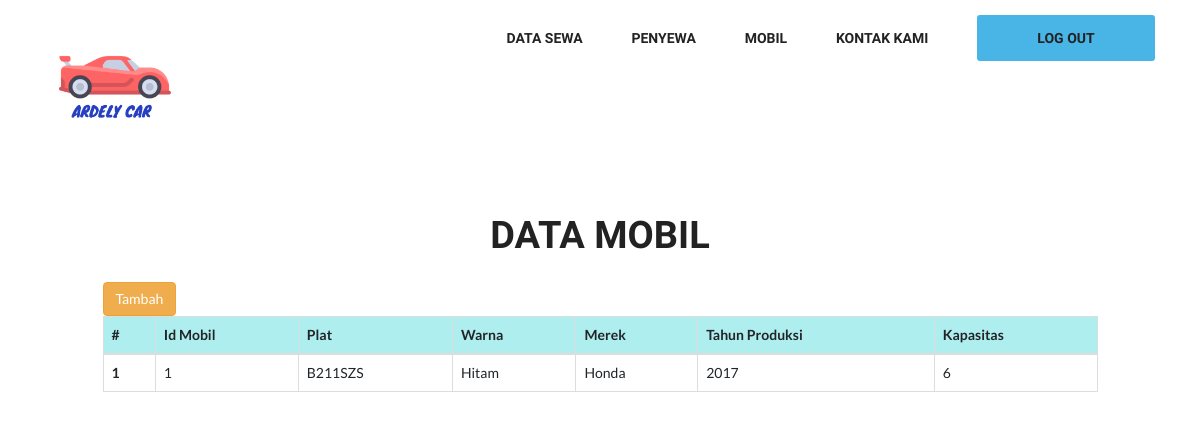
The app's page /HalamanAdminDataMobil.php with its own data.
### tables this page shows
CREATE TABLE `tb_mobil` (
  `id_mobil` int(5) NOT NULL,
  `plat` varchar(10) NOT NULL,
  `warna` varchar(10) NOT NULL,
  `merek` varchar(30) NOT NULL,
  `tahun_produksi` int(5) NOT NULL,
  `kapasitas` int(2) NOT NULL
);

### halamanAdminDataMobil.php (the view, shortened to what this page needs)
<!DOCTYPE html>
<html>
<head>
    <link rel="stylesheet" href="https://stackpath.bootstrapcdn.com/bootstrap/4.3.1/css/bootstrap.min.css">
	<link href="css/bootstrap.css" rel="stylesheet" type="text/css">
	<link href="css/style.css" rel="stylesheet" type="text/css">
	<link href="css/linecons.css" rel="stylesheet" type="text/css">
	<link href="css/font-awesome.css" rel="stylesheet" type="text/css">
	<link href="css/responsive.css" rel="stylesheet" type="text/css">
	<link href="css/animate.css" rel="stylesheet" type="text/css">
</head>
<body>
	<header id="header_outer">
		<div class="container">
			<div class="header_section">
				<div class="logo"><a href="javascript:void(0)"><img src="img/logo.png" width="140" alt=""></a></div>
				<nav class="nav" id="nav">
					<ul class="">
						<li><a href="halamanAdmin.php">Data Sewa</a></li>
						<li><a href="halamanAdminDataPenyewa.php">Penyewa</a></li>
						<li><a href="halamanAdminDataMobil.php">Mobil</a></li>
						<li><a href="halamanAdminKontak.php">Kontak Kami</a></li>
						<li><a href="logout.php" class="learn_more2">Log out</a></li>
					</ul>
				</nav>
				<a class="res-nav_click animated wobble wow" href="javascript:void(0)"><i class="fa-bars"></i></a> </div>
		</div>
	</header>
	<div class="row" style="margin-top: 10px">
		<div class="col-md-1"></div>
		<div class="col-md-10">
			<h2>DATA MOBIL</h2>
			<a href="FormTambahMobil.php" type="button" class="btn btn-warning">Tambah</a>
			<table class="table table-bordered" style="padding-top: 5 px">
			  <thead style="background-color: #AFEEEE">
			    <tr>
			      <th scope="col">#</th>
			      <th scope="col">Id Mobil</th>
			      <th scope="col">Plat</th>
			      <th scope="col">Warna</th>
			      <th scope="col">Merek</th>
			      <th scope="col">Tahun Produksi</th>
			      <th scope="col">Kapasitas</th>
			    </tr>
			  </thead>
			  <tbody>
			    <?php
			    include 'koneksi.php';
			    $no = 1;
			    $data = mysqli_query($koneksi,"select * from tb_mobil");
			    while ($d = mysqli_fetch_array($data)) {
			    ?>
			    <tr>
			      <th scope="row"><?php echo $no++;  ?></th>
			      <td><?php echo $d['id_mobil'];  ?></td>
			      <td><?php echo $d['plat'];  ?></td>
			      <td><?php echo $d['warna']; ?></td>
			      <td><?php  echo $d['merek']; ?></td>
			      <td><?php  echo $d['tahun_produksi']; ?></td>
			      <td><?php  echo $d['kapasitas']; ?></td>
			    </tr>
			    <?php }?>
			  </tbody>
			</table>
		</div>
		<div class="col-md-1"></div>
	</div>
</body>
</html>

### css/style.css (style rules this page uses)
ul { list-style:none; }
img { max-width:100%; }
a, a:hover, a:active { outline:0px !important }
body { background:#fff; font-family: 'Lato', sans-serif; font-size:14px; font-weight:normal; color:#888888; margin:0; }
h2 { font-size:38px; color:#222222; font-family:'Dosis'; font-weight:700; margin:35px 0 25px 0; text-align:center; text-transform:uppercase; }
#header_outer { background:#ffffff; padding:15px 0px; }
.header_section { position:relative; }
.logo { float:left; }
.nav { float:right; }
.nav ul { list-style:none; padding:0px; }
.nav ul li { display:inline-block; margin:0 23px; }
.nav ul li:last-child { margin:0 0 0 23px; }
.nav ul li a { display:block; font-size:14px; color:#222222; font-family:'Dosis'; text-decoration:none; text-transform:uppercase; font-weight: 600; transition:all 0.2s ease-in-out; -moz-transition:all 0.2s ease-in-out; -webkit-transition:all 0.2s ease-in-out; }
a.learn_more2 { font-family: 'Dosis'; display:block; font-size:16px; color:#ffffff; background:#49b5e7; width:178px; height:46px; line-height:46px; border-radius:3px; text-align:center; font-family:''Dosis''; text-transform:uppercase; font-weight: 600; transition:all 0.2s ease-in-out; -moz-transition:all 0.2s ease-in-out; -webkit-transition:all 0.2s ease-in-out; }

### records on screen
tb_mobil: id_mobil "1", plat "B211SZS", warna "Hitam", merek "Honda", tahun_produksi "2017", kapasitas "6"
